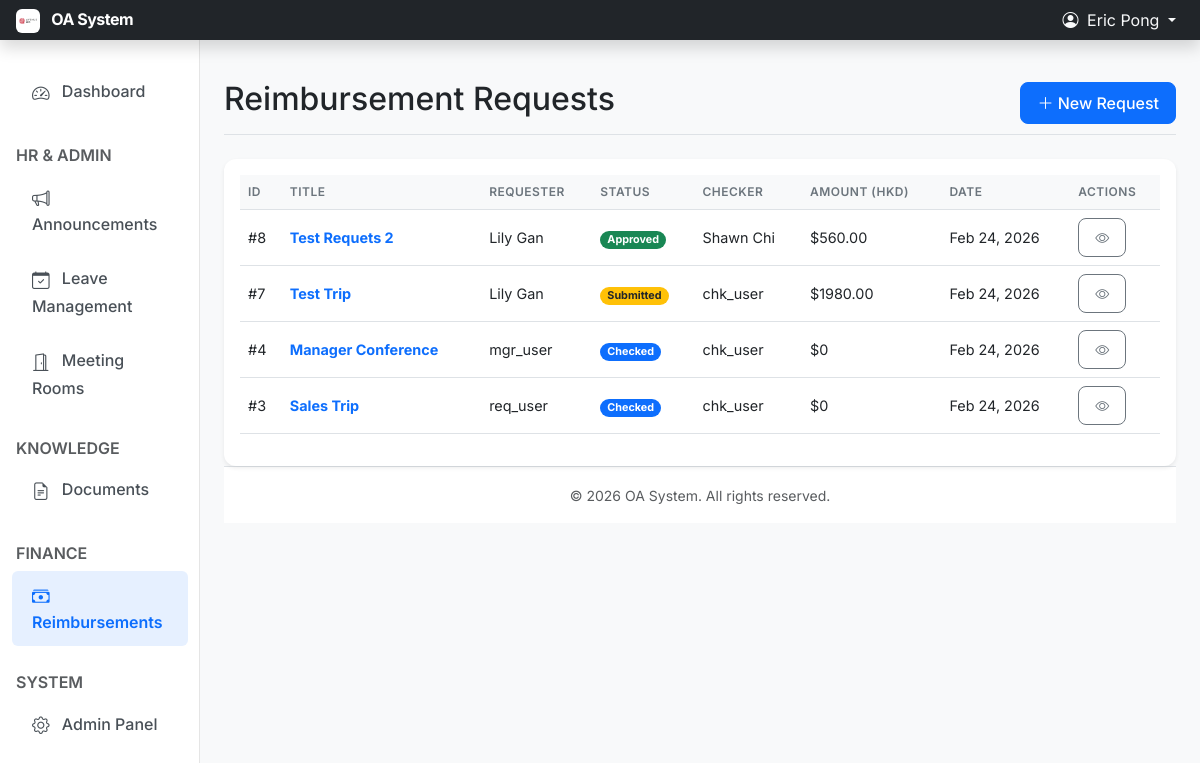
Page /finance/reimbursements/ (signed in) on the earlier database version.
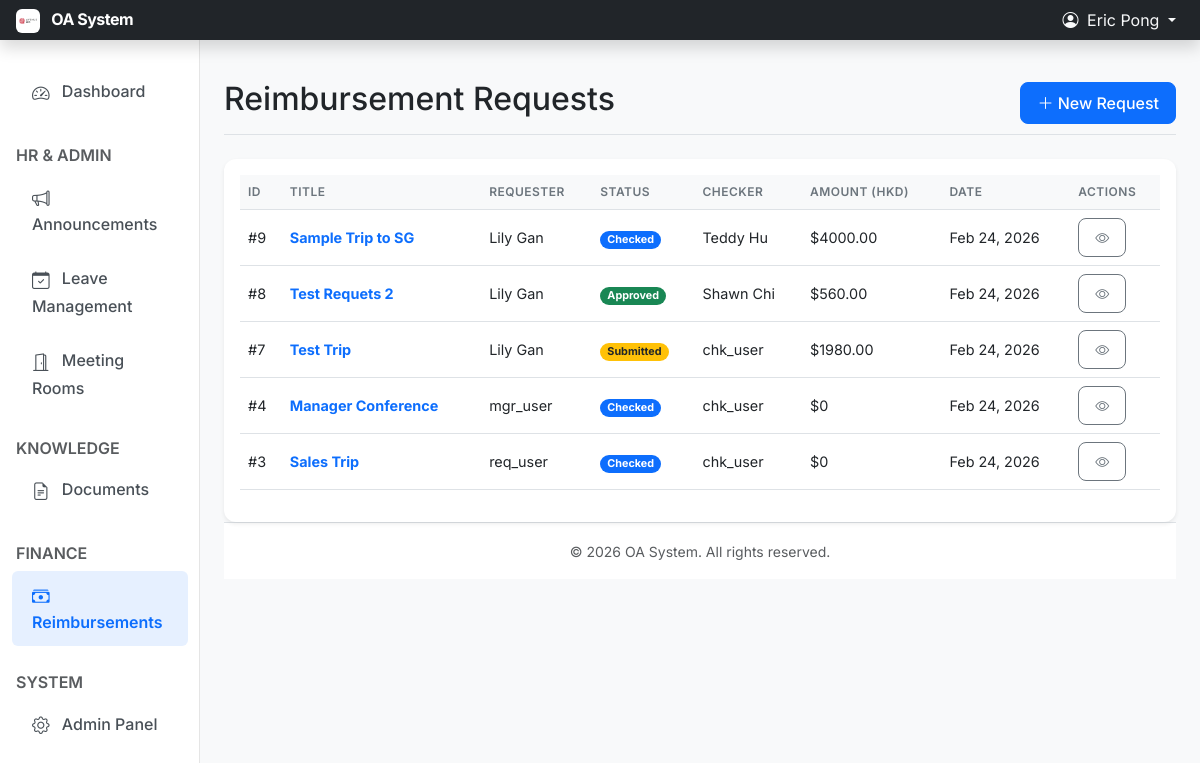
Same page on the later database version.
### apps/finance/models.py (models this page shows, shortened)
class ReimbursementRequest(models.Model):
    STATUS_CHOICES = (
        ('DRAFT', 'Draft'),
        ('SUBMITTED', 'Submitted'),
        ('CHECKED', 'Checked'),
        ('APPROVED', 'Approved'),
        ('REJECTED', 'Rejected'),
        ('PAID', 'Paid'),
    )
    requester = models.ForeignKey(
        settings.AUTH_USER_MODEL,
        on_delete=models.CASCADE,
        related_name='reimbursements',
        verbose_name=_("Requester")
    )
    title = models.CharField(_("Title"), max_length=200, help_text=_("E.g., Business Trip to Tokyo"))
    description = models.TextField(_("Description"), blank=True)
    status = models.CharField(_("Status"), max_length=20, choices=STATUS_CHOICES, default='DRAFT')
    checker = models.ForeignKey(
        settings.AUTH_USER_MODEL,
        on_delete=models.SET_NULL,
        null=True,
        blank=True,
        related_name='checked_reimbursements',
        verbose_name=_("Checker")
    )
    checked_at = models.DateTimeField(_("Checked At"), null=True, blank=True)
    approver = models.ForeignKey(
        settings.AUTH_USER_MODEL,
        on_delete=models.SET_NULL,
        null=True,
        blank=True,
        related_name='approved_reimbursements',
        verbose_name=_("Approver")
    )
    rejection_reason = models.TextField(_("Rejection Reason"), blank=True)
    created_at = models.DateTimeField(auto_now_add=True)
    updated_at = models.DateTimeField(auto_now=True)
    class Meta:
        verbose_name = _("Reimbursement Request")
        verbose_name_plural = _("Reimbursement Requests")
        ordering = ['-created_at']
        permissions = [
            ("can_check_reimbursement", "Can check reimbursement requests"),
        ]
    @property
    def total_amount(self):
        return sum(item.converted_amount for item in self.items.all())

class ExpenseItem(models.Model):
    EXPENSE_TYPES = (
        ('HOTEL', 'Hotel'),
        ('DINING', 'Dining'),
        ('TRAVEL', 'Travel'),
        ('MISC', 'Miscellaneous'),
    )
    CURRENCY_CHOICES = (
        ('HKD', 'HKD'),
        ('USD', 'USD'),
        ('CNY', 'CNY'),
        ('EUR', 'EUR'),
        ('GBP', 'GBP'),
        ('JPY', 'JPY'),
        ('OTHER', 'Other'),
    )
    request = models.ForeignKey(
        ReimbursementRequest,
        on_delete=models.CASCADE,
        related_name='items',
        verbose_name=_("Reimbursement Request")
    )
    expense_date = models.DateField(_("Date of Expense"))
    expense_type = models.CharField(_("Type"), max_length=20, choices=EXPENSE_TYPES)
    amount = models.DecimalField(_("Amount"), max_digits=12, decimal_places=2)
    currency = models.CharField(_("Currency"), max_length=10, choices=CURRENCY_CHOICES, default='HKD')
    exchange_rate = models.DecimalField(
        _("Exchange Rate"),
        max_digits=10,
        decimal_places=4,
        default=1.0000,
        help_text=_("Exchange rate to HKD (Base Currency)")
    )
    description = models.CharField(_("Description"), max_length=255, blank=True)
    attachment = models.FileField(
        _("Receipt/Invoice"),
        upload_to='finance/receipts/%Y/%m/',
        blank=True,
        null=True
    )
    class Meta:
        verbose_name = _("Expense Item")
        verbose_name_plural = _("Expense Items")
        ordering = ['expense_date']
    @property
    def converted_amount(self):
        if self.amount and self.exchange_rate:
            return round(self.amount * self.exchange_rate, 2)
        return Decimal('0.00')

### apps/core/models.py (models this page shows, shortened)
class User(AbstractUser):
    employee_id = models.CharField(_("Employee ID"), max_length=20, unique=True, null=True, blank=True)
    department = models.ForeignKey(
        Department,
        verbose_name=_("Department"),
        on_delete=models.SET_NULL,
        null=True,
        blank=True,
        related_name="members"
    )
    position = models.CharField(_("Position"), max_length=100, blank=True)
    phone = models.CharField(_("Phone"), max_length=20, blank=True)
    class Meta:
        verbose_name = _("User")
        verbose_name_plural = _("Users")

### apps/finance/views.py (the view)
# urls.py: path('reimbursements/', views.ReimbursementListView.as_view(), name='reimbursement_list'),
class ReimbursementListView(LoginRequiredMixin, ListView):
    model = ReimbursementRequest
    template_name = 'finance/reimbursement_list.html'
    context_object_name = 'requests'
    def get_queryset(self):
        user = self.request.user
        queryset = ReimbursementRequest.objects.all()
        if user.is_superuser:
            return queryset.order_by('-created_at')
        if user.has_perm('finance.can_check_reimbursement'):
             return queryset.filter(
                Q(requester=user) |
                Q(checker=user) |
                Q(status__in=['CHECKED', 'APPROVED', 'REJECTED', 'PAID'])
            ).distinct().order_by('-created_at')
        if user.is_staff:
            return queryset.filter(
                Q(requester=user) |
                Q(status__in=['SUBMITTED', 'CHECKED', 'APPROVED', 'REJECTED', 'PAID'])
            ).distinct().order_by('-created_at')
        return queryset.filter(requester=user).order_by('-created_at')

### templates/finance/reimbursement_list.html (shortened to what this page needs)
{% extends 'base.html' %}
{% block page_title %}Reimbursement Requests{% endblock %}
{% block actions %}
<a href="{% url 'finance:reimbursement_create' %}" class="btn btn-primary">
    <i class="bi bi-plus-lg"></i> New Request
</a>
{% endblock %}
{% block content %}
<div class="card shadow-sm">
    <div class="card-body">
        <div class="table-responsive">
            <table class="table table-hover align-middle">
                <thead>
                    <tr>
                        <th>ID</th>
                        <th>Title</th>
                        <th>Requester</th>
                        <th>Status</th>
                        <th>Checker</th>
                        <th>Amount (HKD)</th>
                        <th>Date</th>
                        <th>Actions</th>
                    </tr>
                </thead>
                <tbody>
                    {% for req in requests %}
                    <tr class="{% if user == req.checker and req.status == 'SUBMITTED' %}table-warning{% elif user == calculated_approver and req.status == 'CHECKED' %}table-warning{% endif %}">
                        <td>#{{ req.id }}</td>
                        <td>
                            <a href="{% url 'finance:reimbursement_detail' req.pk %}" class="text-decoration-none fw-bold">
                                {{ req.title }}
                            </a>
                        </td>
                        <td>{{ req.requester.get_full_name|default:req.requester.username }}</td>
                        <td>
                            <span class="badge rounded-pill
                                {% if req.status == 'DRAFT' %}bg-secondary
                                {% elif req.status == 'SUBMITTED' %}bg-warning text-dark
                                {% elif req.status == 'CHECKED' %}bg-primary
                                {% elif req.status == 'APPROVED' %}bg-success
                                {% elif req.status == 'REJECTED' %}bg-danger
                                {% elif req.status == 'PAID' %}bg-info text-dark{% endif %}">
                                {{ req.get_status_display }}
                            </span>
                        </td>
                        <td>
                            {% if req.checker %}
                                {{ req.checker.get_full_name|default:req.checker.username }}
                            {% else %}
                                <span class="text-muted">-</span>
                            {% endif %}
                        </td>
                        <td>${{ req.total_amount }}</td>
                        <td>{{ req.created_at|date:"M d, Y" }}</td>
                        <td>
                            <div class="btn-group btn-group-sm">
                                <a href="{% url 'finance:reimbursement_detail' req.pk %}" class="btn btn-outline-secondary" title="View">
                                    <i class="bi bi-eye"></i>
                                </a>
                            </div>
                        </td>
                    </tr>
                    {% endfor %}
                </tbody>
            </table>
        </div>
    </div>
</div>
{% endblock %}

Differences in the rows shown:
added ReimbursementRequest: id "9", title "Sample Trip to SG", requester.get_full_name "Lily Gan", status "Checked", checker.get_full_name "Teddy Hu", total_amount "4000.00", created_at "Feb 24, 2026"
